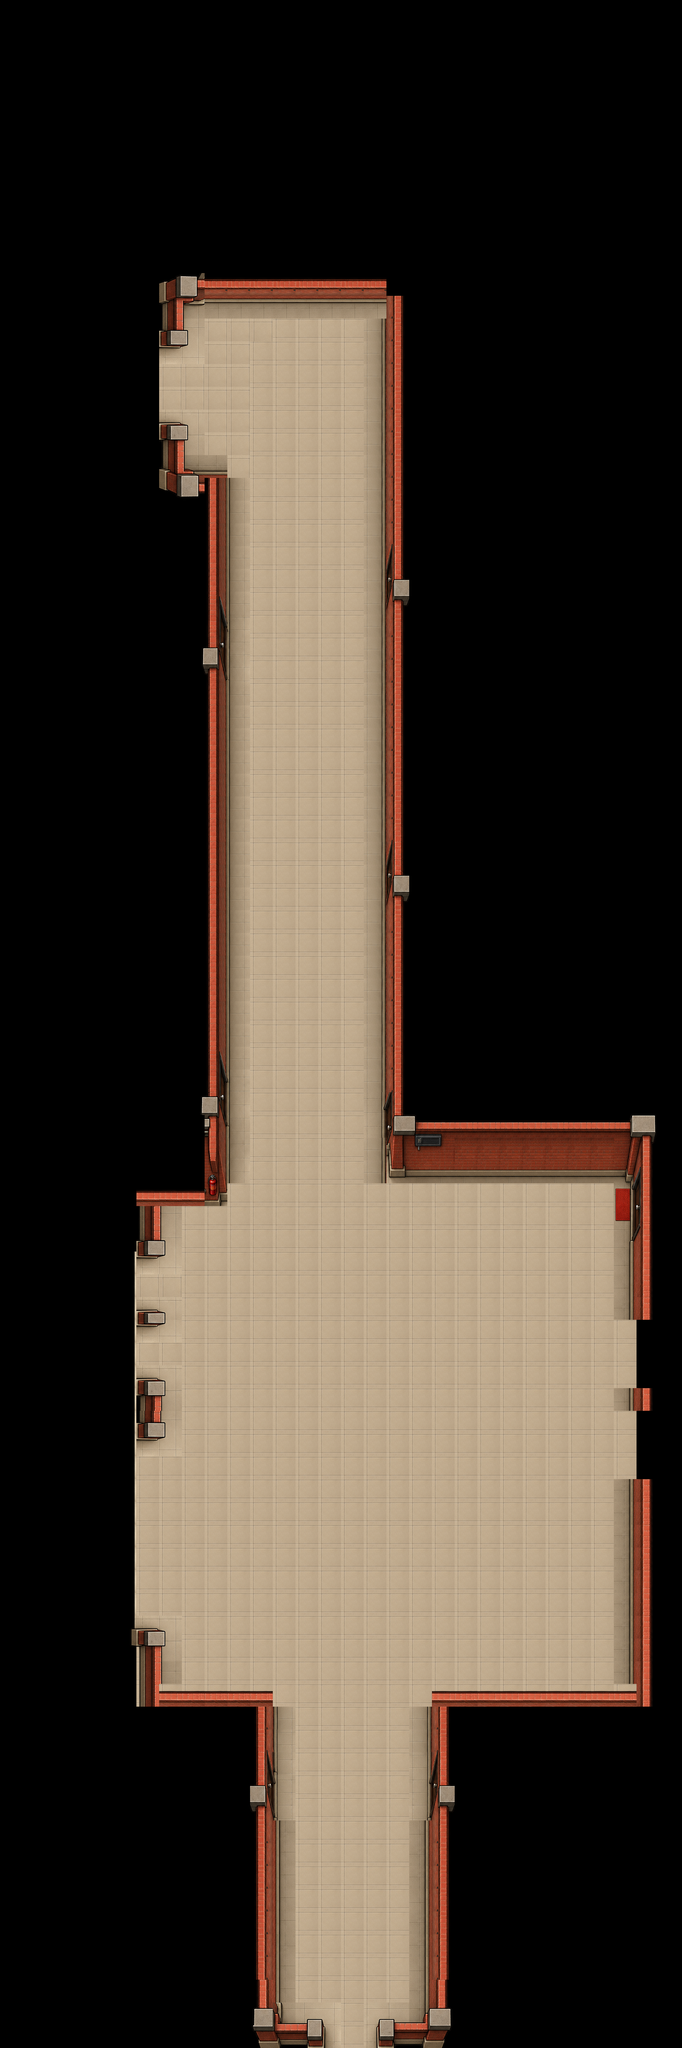

The image is a tile-based game level rendered from a .tmx file. Its description and source (layers, tilesets, objects; grid data summarised) follow:
An orthogonal 30x90 tile map with 64x64 px tiles, 2 tile layers (TileLayer2, TileLayer1), 2 tilesets and 43 objects (25x walls, 14x NPC, PlayerSpawn_from_AB1, PlayerSpawn_from_AB1_Class1, AB1_Lobby_to_AB1_Class1, ...).

<map version="1.10" tiledversion="1.12.2" orientation="orthogonal" renderorder="right-down" width="30" height="90" tilewidth="64" tileheight="64" infinite="0" nextlayerid="10" nextobjectid="54">
 <tileset firstgid="1" source="../tilesets/lobby_2.tsx" />
 <tileset firstgid="385" source="../tilesets/lobby_1.tsx" />
 <layer id="3" name="TileLayer2" width="30" height="90">
  <data>[2700 cells, 18 non-empty, 1 distinct tile ids]</data>
 </layer>
 <layer id="1" name="TileLayer1" width="30" height="90">
  <data>[2700 cells, 1106 non-empty, 99 distinct tile ids]</data>
 </layer>
 <objectgroup id="4" name="PlayerSpawns">
  <object id="1" name="PlayerSpawn_from_AB1" x="476" y="4324">
   <point />
  </object>
  <object id="31" name="PlayerSpawn_from_AB1_Class1" x="1020" y="2494.67">
   <point />
  </object>
 </objectgroup>
 <objectgroup id="7" name="Collision">
  <object id="4" name="walls" x="374" y="4584" width="88" height="212" />
  <object id="5" name="walls" x="445" y="4755" width="335" height="69" />
  <object id="6" name="walls" x="720" y="4824" width="57.3333" height="924" />
  <object id="7" name="walls" x="762.667" y="5680" width="490.667" height="64" />
  <object id="8" name="walls" x="1204" y="4757.33" width="57.3333" height="1013.33" />
  <object id="9" name="walls" x="1252" y="4756" width="582" height="46" />
  <object id="10" name="walls" x="1770.67" y="3292" width="66.6667" height="1502.67" />
  <object id="11" name="walls" x="1092" y="3246.67" width="681.333" height="65.3333" />
  <object id="12" name="walls" x="1082.5" y="830" width="103.5" height="2417.5" />
  <object id="13" name="walls" x="1077" y="3220" width="24.5" height="29.5" />
  <object id="14" name="walls" x="562.5" y="817" width="524" height="26" />
  <object id="15" name="walls" x="519" y="801.667" width="56.3333" height="50.3333" />
  <object id="16" name="walls" x="488.333" y="834.333" width="29" height="96.6667" />
  <object id="17" name="walls" x="449" y="927" width="78.6667" height="51.6667" />
  <object id="19" name="walls" x="448.333" y="1186.67" width="81.6667" height="51.3333" />
  <object id="20" name="walls" x="497.333" y="1233" width="22.6667" height="96.3333" />
  <object id="21" name="walls" x="514.667" y="1325" width="45" height="73" />
  <object id="22" name="walls" x="552" y="1330.67" width="88" height="2061.83" />
  <object id="23" name="walls" x="442.5" y="3368" width="128.5" height="24" />
  <object id="24" name="walls" x="427" y="3387.5" width="27" height="101.5" />
  <object id="25" name="walls" x="377.5" y="3486" width="87.5" height="54" />
  <object id="26" name="walls" x="327" y="3529" width="53" height="1066" />
  <object id="27" name="walls" x="382.5" y="3681" width="84" height="51" />
  <object id="28" name="walls" x="383.5" y="3875" width="82.5" height="177.5" />
  <object id="33" name="walls" x="416.667" y="926" width="45.3333" height="310" />
 </objectgroup>
 <objectgroup id="9" name="NPCs">
  <object id="40" type="NPC" x="874.332" y="994.33" width="78.6667" height="88">
   <properties>
    <property name="model" value="Male04_Right" />
   </properties>
  </object>
  <object id="41" type="NPC" x="943.002" y="997.67" width="78.6667" height="88">
   <properties>
    <property name="model" value="Female04_Left" />
   </properties>
  </object>
  <object id="42" type="NPC" x="790.667" y="2237.33" width="62.6667" height="77.3333">
   <properties>
    <property name="model" value="Female02_Forward" />
   </properties>
  </object>
  <object id="43" type="NPC" x="946.667" y="2861.33" width="62.6667" height="77.3333">
   <properties>
    <property name="model" value="Female10_Forward" />
   </properties>
  </object>
  <object id="44" type="NPC" x="704.667" y="3403.33" width="62.6667" height="77.3333">
   <properties>
    <property name="model" value="Female03_Right" />
   </properties>
  </object>
  <object id="45" type="NPC" x="1338.93" y="3460.66" width="62.6667" height="77.3333">
   <properties>
    <property name="model" value="Female07_Right" />
   </properties>
  </object>
  <object id="46" type="NPC" x="1364.59" y="3528" width="62.6667" height="77.3333">
   <properties>
    <property name="model" value="Female09_Backward" />
   </properties>
  </object>
  <object id="47" type="NPC" x="1416.59" y="3531.33" width="62.6667" height="77.3333">
   <properties>
    <property name="model" value="Female08_Backward" />
   </properties>
  </object>
  <object id="48" type="NPC" x="1410.26" y="3458" width="62.6667" height="77.3333">
   <properties>
    <property name="model" value="Female11_Left" />
   </properties>
  </object>
  <object id="49" type="NPC" x="1331.52" y="4252.59" width="62.6667" height="77.3333">
   <properties>
    <property name="model" value="Female02_Forward" />
   </properties>
  </object>
  <object id="50" type="NPC" x="1353.25" y="4354.93" width="62.6667" height="77.3333">
   <properties>
    <property name="model" value="Male12_Left" />
   </properties>
  </object>
  <object id="51" type="NPC" x="1380.58" y="4265.6" width="62.6667" height="77.3333">
   <properties>
    <property name="model" value="Male10_Left" />
   </properties>
  </object>
  <object id="52" type="NPC" x="1403.89" y="4319.59" width="62.6667" height="77.3333">
   <properties>
    <property name="model" value="Female12_Left" />
   </properties>
  </object>
  <object id="53" type="NPC" x="1272.84" y="4332.31" width="62.6667" height="77.3333">
   <properties>
    <property name="model" value="Male15_Forward" />
   </properties>
  </object>
 </objectgroup>
 <objectgroup id="8" name="SceneTransitions" locked="1">
  <object id="30" name="AB1_Lobby_to_AB1_Class1" x="1054" y="2403" width="57" height="138" />
  <object id="32" name="AB1_Lobby_to_AB1" x="344" y="4030" width="78" height="560" />
 </objectgroup>
</map>
